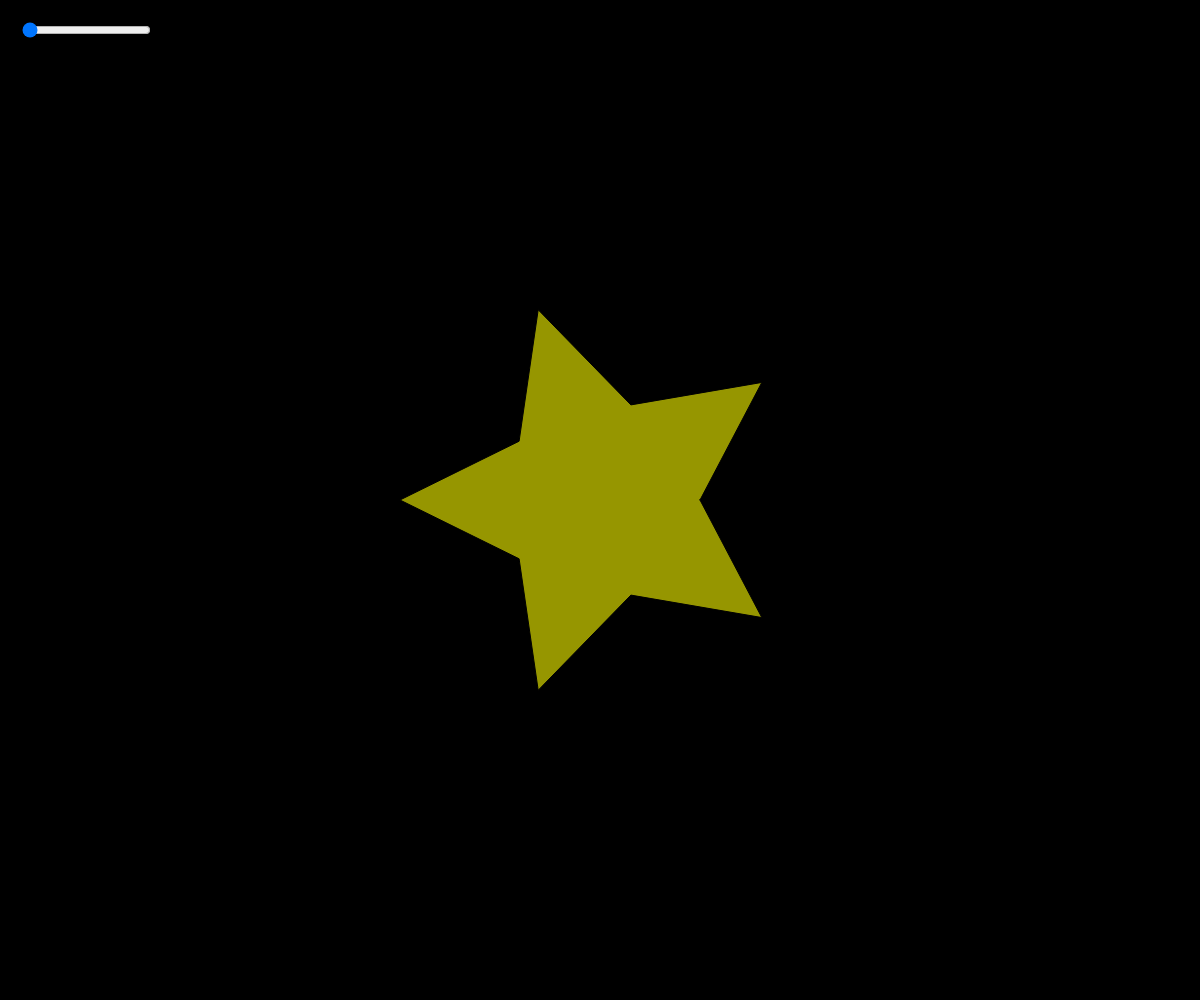
Frame 1 (no input)
Frame 2 (the mouse pressed at the canvas centre, redrawn once): identical to frame 1, image omitted

The p5.js sketch that drew this single still picture (run headless with seeded random() and noise() and a simulated clock; the mouse was pressed at the canvas centre and the sketch redrawn once):

// p5.js sketch
// ── sketch.js
/*
   Estrellas de Recursión
*/

let numPointsSlider, numPoints;

function setup() {
  createCanvas(windowWidth, windowHeight);
  fill(255, 255, 0, 150); // Amarillo transparente

  // Crear un control deslizante para ajustar el número de puntas de la estrella
  numPointsSlider = createSlider(5, 20, 5, 1);
  numPointsSlider.position(20, 20);
  numPointsSlider.changed(updateNumPoints);

  noLoop();
}

function draw() {
  background(0); // Fondo negro para resaltar las estrellas
  numPoints = numPointsSlider.value();
  drawStar(width / 2, height / 2, numPoints, 200); // Dibuja una estrella en el centro
}

function drawStar(x, y, numPoints, radius) {
  beginShape();
  for (let i = 0; i < numPoints * 2; i++) {
    let angle = map(i, 0, numPoints * 2, 0, TWO_PI);
    let r = radius * (i % 2 === 0 ? 0.5 : 1); // Ajusta el radio para los puntos pares
    let sx = x + cos(angle) * r;
    let sy = y + sin(angle) * r;
    vertex(sx, sy);
  }
  endShape(CLOSE);
}

function updateNumPoints() {
  redraw(); // Redibuja cuando se cambia el número de puntas
}
